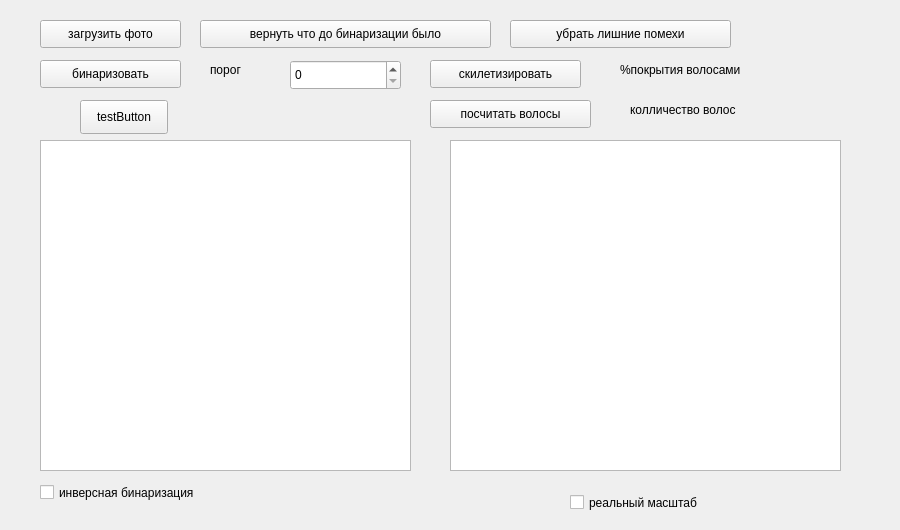
<?xml version="1.0" encoding="UTF-8"?>
<ui version="4.0">
 <class>Form</class>
 <widget class="QWidget" name="Form">
  <property name="geometry">
   <rect>
    <x>0</x>
    <y>0</y>
    <width>900</width>
    <height>530</height>
   </rect>
  </property>
  <property name="windowTitle">
   <string>Form</string>
  </property>
  <widget class="QPushButton" name="revertButton">
   <property name="geometry">
    <rect>
     <x>200</x>
     <y>20</y>
     <width>291</width>
     <height>28</height>
    </rect>
   </property>
   <property name="text">
    <string>вернуть что до бинаризации было</string>
   </property>
  </widget>
  <widget class="QLabel" name="persontVolos">
   <property name="geometry">
    <rect>
     <x>807</x>
     <y>71</y>
     <width>81</width>
     <height>21</height>
    </rect>
   </property>
   <property name="text">
    <string/>
   </property>
  </widget>
  <widget class="QPushButton" name="downloadPhotoButton">
   <property name="geometry">
    <rect>
     <x>40</x>
     <y>20</y>
     <width>141</width>
     <height>28</height>
    </rect>
   </property>
   <property name="text">
    <string>загрузить фото</string>
   </property>
  </widget>
  <widget class="QLabel" name="label">
   <property name="geometry">
    <rect>
     <x>630</x>
     <y>100</y>
     <width>141</width>
     <height>20</height>
    </rect>
   </property>
   <property name="text">
    <string>колличество волос</string>
   </property>
  </widget>
  <widget class="QCheckBox" name="inverseCheckBox">
   <property name="geometry">
    <rect>
     <x>40</x>
     <y>480</y>
     <width>301</width>
     <height>25</height>
    </rect>
   </property>
   <property name="text">
    <string>инверсная бинаризация</string>
   </property>
  </widget>
  <widget class="QLabel" name="label_2">
   <property name="geometry">
    <rect>
     <x>620</x>
     <y>60</y>
     <width>171</width>
     <height>20</height>
    </rect>
   </property>
   <property name="text">
    <string>%покрытия волосами</string>
   </property>
  </widget>
  <widget class="QLabel" name="countvolosLabel">
   <property name="geometry">
    <rect>
     <x>800</x>
     <y>100</y>
     <width>68</width>
     <height>21</height>
    </rect>
   </property>
   <property name="text">
    <string/>
   </property>
  </widget>
  <widget class="QLabel" name="label_3">
   <property name="geometry">
    <rect>
     <x>210</x>
     <y>60</y>
     <width>41</width>
     <height>20</height>
    </rect>
   </property>
   <property name="text">
    <string>порог</string>
   </property>
  </widget>
  <widget class="QPushButton" name="culculateCountVolos">
   <property name="geometry">
    <rect>
     <x>430</x>
     <y>100</y>
     <width>161</width>
     <height>28</height>
    </rect>
   </property>
   <property name="text">
    <string>посчитать волосы</string>
   </property>
  </widget>
  <widget class="QSpinBox" name="spinBox">
   <property name="geometry">
    <rect>
     <x>290</x>
     <y>60</y>
     <width>111</width>
     <height>30</height>
    </rect>
   </property>
   <property name="maximum">
    <number>255</number>
   </property>
  </widget>
  <widget class="Scenezoom" name="graphicsView_2">
   <property name="geometry">
    <rect>
     <x>450</x>
     <y>140</y>
     <width>391</width>
     <height>331</height>
    </rect>
   </property>
  </widget>
  <widget class="QPushButton" name="pushButton">
   <property name="geometry">
    <rect>
     <x>510</x>
     <y>20</y>
     <width>221</width>
     <height>28</height>
    </rect>
   </property>
   <property name="text">
    <string>убрать лишние помехи</string>
   </property>
  </widget>
  <widget class="QPushButton" name="pushButton_2">
   <property name="geometry">
    <rect>
     <x>430</x>
     <y>60</y>
     <width>151</width>
     <height>28</height>
    </rect>
   </property>
   <property name="text">
    <string>скилетизировать</string>
   </property>
  </widget>
  <widget class="QCheckBox" name="sizeCheckBox">
   <property name="enabled">
    <bool>true</bool>
   </property>
   <property name="geometry">
    <rect>
     <x>570</x>
     <y>490</y>
     <width>231</width>
     <height>25</height>
    </rect>
   </property>
   <property name="text">
    <string>реальный масштаб</string>
   </property>
  </widget>
  <widget class="Scenezoom" name="graphicsView">
   <property name="geometry">
    <rect>
     <x>40</x>
     <y>140</y>
     <width>371</width>
     <height>331</height>
    </rect>
   </property>
   <property name="sizePolicy">
    <sizepolicy hsizetype="Maximum" vsizetype="Maximum">
     <horstretch>0</horstretch>
     <verstretch>0</verstretch>
    </sizepolicy>
   </property>
  </widget>
  <widget class="QPushButton" name="toBinaryButton">
   <property name="geometry">
    <rect>
     <x>40</x>
     <y>60</y>
     <width>141</width>
     <height>28</height>
    </rect>
   </property>
   <property name="text">
    <string>бинаризовать</string>
   </property>
  </widget>
  <widget class="QPushButton" name="testButton">
   <property name="geometry">
    <rect>
     <x>80</x>
     <y>100</y>
     <width>88</width>
     <height>34</height>
    </rect>
   </property>
   <property name="text">
    <string>testButton</string>
   </property>
  </widget>
 </widget>
 <customwidgets>
  <customwidget>
   <class>Scenezoom</class>
   <extends>QGraphicsView</extends>
   <header location="global">kolya_headers/scenezoom.h</header>
  </customwidget>
 </customwidgets>
 <resources/>
 <connections/>
</ui>
